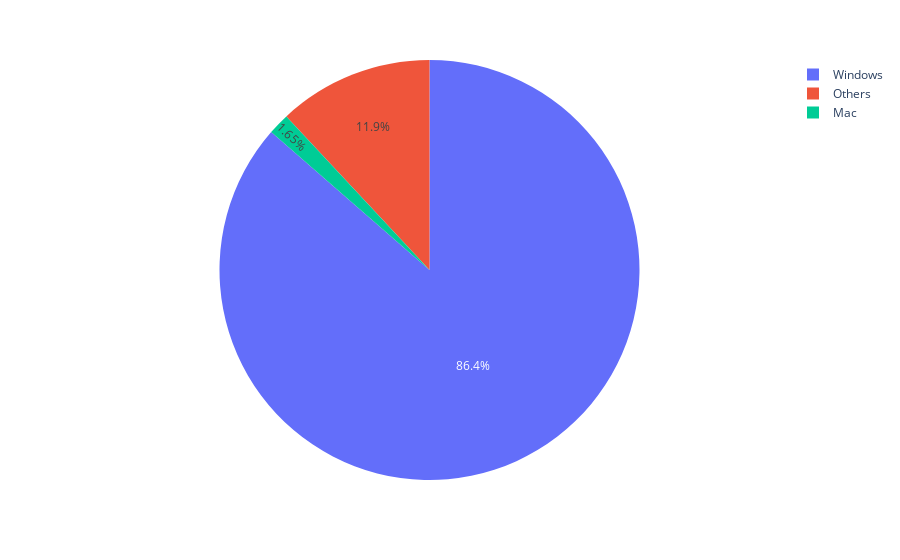

The notebook cell saved with this chart:
### Code cell
os_data=data['Os']
os_counts = os_data.value_counts().reset_index()
os_counts.columns = ['Os', 'Count']
fig = pt.pie(os_counts, values='Count', names='Os')
fig.show()
# the windows is the most Os used in laptop

### Figure 1 — Plotly figure (JSON) as saved in the notebook; plotly's stock layout.template omitted (floating-point values rounded to 4 significant figures)
{"data": [{"domain": {"x": [0, 1], "y": [0, 1]}, "hovertemplate": "Os=%{label}<br>Count=%{value}<extra></extra>", "labels": ["Windows", "Others", "Mac"], "legendgroup": "", "name": "", "showlegend": true, "type": "pie", "values": [1100, 152, 21]}], "layout": {"legend": {"tracegroupgap": 0}, "margin": {"t": 60}}}
